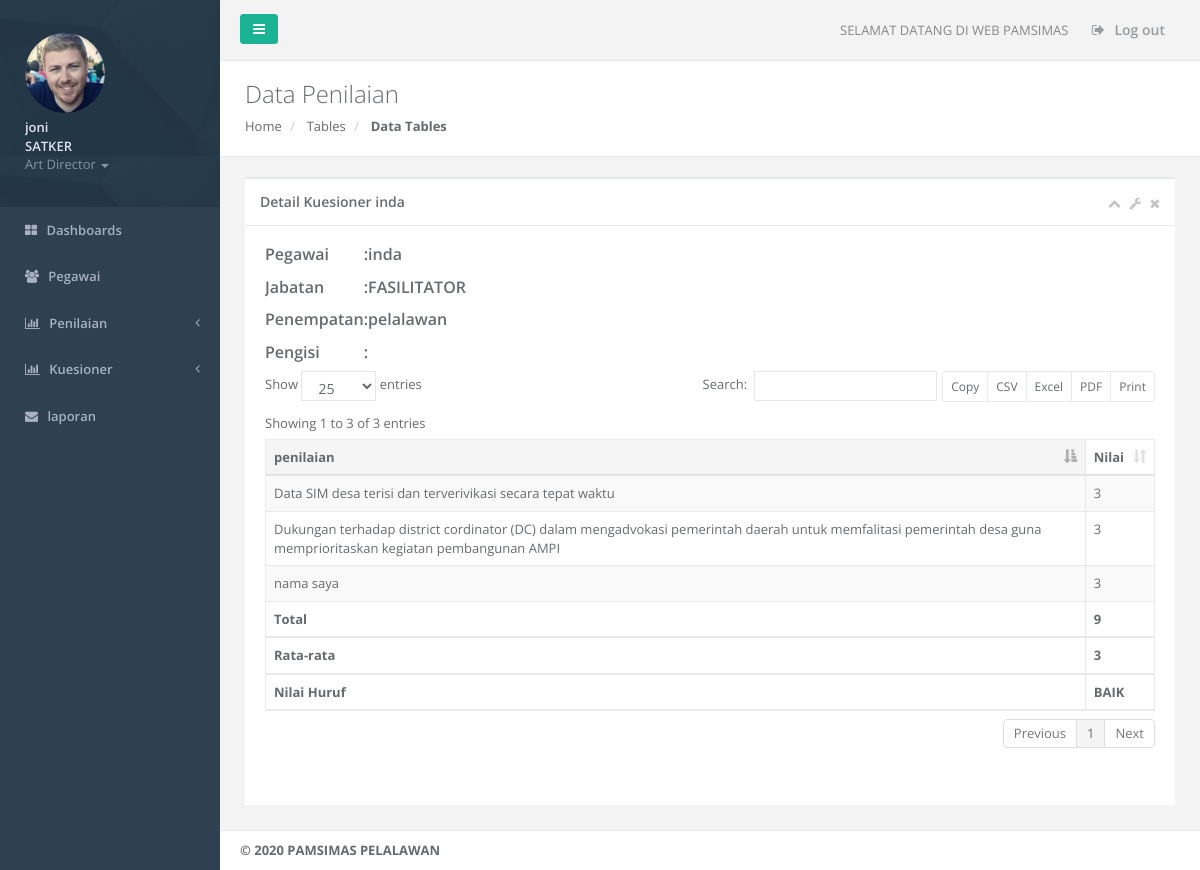
The page /kuesioner_detail_nilai.php?id=20.02.0107.06.49 (signed in) on the database its author committed.
### tables this page shows
CREATE TABLE IF NOT EXISTS `kuesioner` (
  `kuesioner_id` varchar(125) NOT NULL,
  `kuesioner_nama` varchar(125) NOT NULL,
  `kuesioner_tgl` varchar(122) NOT NULL,
  `pegawai_id` int(11) NOT NULL,
  `nilai_jml` int(11) NOT NULL,
  `nilai_huruf` varchar(122) NOT NULL,
  PRIMARY KEY (`kuesioner_id`)
);

CREATE TABLE IF NOT EXISTS `pegawai` (
  `pegawai_id` int(11) NOT NULL AUTO_INCREMENT,
  `pegawai_nama` varchar(50) NOT NULL,
  `pegawai_tmp_lahir` varchar(125) NOT NULL,
  `pegawai_tgl_lahir` varchar(122) NOT NULL,
  `pegawai_jenis_kelamin` varchar(20) NOT NULL,
  `pegawai_alamat` varchar(125) NOT NULL,
  `pegawai_no_hp` varchar(50) NOT NULL,
  `pegawai_jabatan` varchar(125) NOT NULL,
  `pegawai_penempatan` varchar(125) NOT NULL,
  `pegawai_foto` varchar(225) NOT NULL,
  `username` varchar(50) NOT NULL,
  `password` varchar(225) NOT NULL,
  PRIMARY KEY (`pegawai_id`)
);

CREATE TABLE IF NOT EXISTS `kuesioner_detail` (
  `kuesioner_detail_id` int(11) NOT NULL AUTO_INCREMENT,
  `kuesioner_id` varchar(122) NOT NULL,
  `kuesioner_kategori_id` int(11) NOT NULL,
  `kuesioner_nilai` int(11) NOT NULL,
  PRIMARY KEY (`kuesioner_detail_id`)
);

CREATE TABLE IF NOT EXISTS `kuesioner_kategori` (
  `kuesioner_kategori_id` int(11) NOT NULL AUTO_INCREMENT,
  `kuesioner_kategori` text NOT NULL,
  PRIMARY KEY (`kuesioner_kategori_id`)
);

### kuesioner_detail_nilai.php (the view, shortened to what this page needs)
<?php include "config.php";
if (empty($_SESSION['username']) AND
    empty($_SESSION['password']))
    {include "login.php";}
    else { if ($_SESSION['jabatan'] == "SATKER") {
?>
<!DOCTYPE html>
<html>
<head>
     <link href="css/bootstrap.min.css" rel="stylesheet">
    <link href="font-awesome/css/font-awesome.css" rel="stylesheet">
    <link href="css/plugins/dataTables/datatables.min.css" rel="stylesheet">
    <link href="css/animate.css" rel="stylesheet">
    <link href="css/style.css" rel="stylesheet">
</head>
<body>
    <div id="wrapper">
        <nav class="navbar-default navbar-static-side" role="navigation">
            <?php
               include "sidebar.php";   ?>
        </nav>
        <div id="page-wrapper" class="gray-bg dashbard-1">
            <div class="row border-bottom">
                <nav class="navbar navbar-static-top" role="navigation" style="margin-bottom: 0">
                <?php include "navbar.php";  ?>
                </nav>
            </div>
            <div class="row wrapper border-bottom white-bg page-heading">
                <div class="col-lg-10">
                    <h2>Data Penilaian</h2>
                    <ol class="breadcrumb">
                        <li>
                            <a href="home.php">Home</a>
                        </li>
                        <li>
                            <a>Tables</a>
                        </li>
                        <li class="active">
                            <strong>Data Tables</strong>
                        </li>
                    </ol>
                </div>
                <div class="col-lg-2">
                </div>
            </div>
            <div class="wrapper wrapper-content animated fadeInRight">
            <div class="row">
                <div class="col-lg-12">
                <div class="ibox float-e-margins">
                    <div class="ibox-title">
                         <?php
                                    $queri = "SELECT * FROM kuesioner inner join pegawai on kuesioner.pegawai_id=pegawai.pegawai_id WHERE kuesioner_id='$_GET[id]'";
                                    $hasil = mysqli_query($koneksi, $queri);
                                    $data=mysqli_fetch_assoc($hasil);
                                    ?>
                        <h5>Detail Kuesioner <?php echo "$data[pegawai_nama]"; ?></h5>
                        <div class="ibox-tools">
                            <a class="collapse-link">
                                <i class="fa fa-chevron-up"></i>
                            </a>
                            <a class="dropdown-toggle" data-toggle="dropdown" href="#">
                                <i class="fa fa-wrench"></i>
                            </a>
                            <a class="close-link">
                                <i class="fa fa-times"></i>
                            </a>
                        </div>
                    </div>
                    <div class="ibox-content">
                        <div class="table-responsive">
                            <table>
                                <tr>
                                    <td><h3>Pegawai</h3></td>
                                    <td><h3>:</h3></td>
                                    <td><h3><?php echo "$data[pegawai_nama]"; ?></h3></td>
                                </tr>
                                <tr>
                                    <td><h3>Jabatan</h3></td>
                                    <td><h3>:</h3></td>
                                    <td><h3><?php echo "$data[pegawai_jabatan]"; ?></h3></td>
                                </tr>
                                <tr>
                                    <td><h3>Penempatan</h3></td>
                                    <td><h3>:</h3></td>
                                    <td><h3><?php echo "$data[pegawai_penempatan]"; ?></h3></td>
                                </tr>
                                <tr>
                                    <td><h3>Pengisi</h3></td>
                                    <td><h3>:</h3></td>
                                    <td><h3><?php echo "$data[kuesioner_nama]"; ?></h3></td>
                                </tr>
                            </table>
                    <table class="table table-striped table-bordered table-hover dataTables-example" >
                    <thead>
                    <tr>
                        <th>penilaian</th>
                        <th>Nilai</th>
                    </tr>
                    </thead>
                    <tbody>
                     <?php
                        $queri = "SELECT * FROM kuesioner_detail inner join kuesioner_kategori on kuesioner_detail.kuesioner_kategori_id=kuesioner_kategori.kuesioner_kategori_id WHERE kuesioner_id='$_GET[id]'";
                        $hasil = mysqli_query($koneksi, $queri);
                        $no=1;
                        $total=0;
                          while($kolom=mysqli_fetch_assoc($hasil))
                          {
                            $total=$total+$kolom['kuesioner_nilai'];
                            echo "
                            <tr >
                                <td>$kolom[kuesioner_kategori]</td>
                                <td>$kolom[kuesioner_nilai]</td>
                            </tr>
                             ";
                                  $no=$no+1;
                        }
                    ?>
                    </tbody>
                    <tfoot>
                    <tr>
                        <th>Total</th>
                        <th><?php echo "$total"; ?></th>
                    </tr>
                    <tr>
                        <th>Rata-rata</th>
                        <th><?php $no=$no-1; $r=$total/$no; echo "$r"; ?></th>
                    </tr>
                    <tr>
                        <th>Nilai Huruf</th>
                        <th><?php
                        if ($r == "4") {
                             echo " BAIK";
                         }elseif ($r >= "3") {
                             echo "BAIK";
                         }elseif ($r >= "2") {
                             echo "CUKUP";
                         }else{echo "BURUK";} ?></th>
                    </tr>
                    </tfoot>
                    </table>
                        </div>
                    </div>
                </div>
            </div>
            </div>
        </div>
            <div class="footer">
                    <?php include "footer.php"; ?>
            </div>
        </div>
    </div>
</body>
</html>
<?php }else{ include "home.php";} }; ?>

### rows shown on the page
kuesioner: pegawai.pegawai_nama "inda", pegawai.pegawai_jabatan "FASILITATOR", pegawai.pegawai_penempatan "pelalawan"
kuesioner_detail: kuesioner_kategori.kuesioner_kategori "nama saya", kuesioner_nilai "3"
kuesioner_detail: kuesioner_kategori.kuesioner_kategori "Data SIM desa terisi dan terverivikasi secara tepat waktu", kuesioner_nilai "3"
kuesioner_detail: kuesioner_kategori.kuesioner_kategori "Dukungan terhadap district cordinator (DC) dalam mengadvokasi pemerintah daerah untuk memfalitasi pemerintah desa guna memprioritaskan kegiatan pembangunan AMPI", kuesioner_nilai "3"

### other values the page prints
$_SESSION[nama] "joni"
$_SESSION[jabatan] "SATKER"
$total "9"
$r "3"
